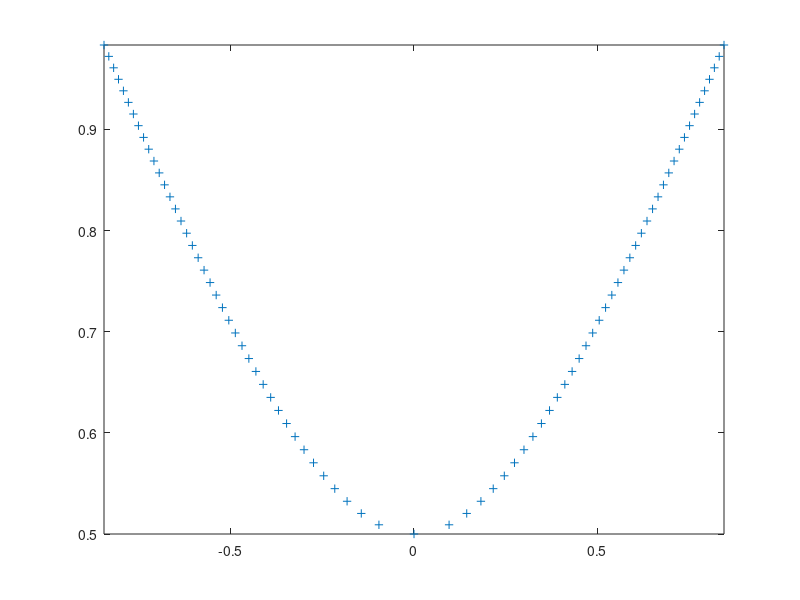

Source code (MATLAB):
clc;
clear all;

%% Input Data.....

rr=1;              % alpha.....
tau=-0.2;           % scaling for continuation.......
scale=1;           % scaling for Ql.........

%% Input data got from first freeing only Pl as free parameter.....

V2=0.5;                % V2........
alpha=6.8661e-04;      % Alpha........
Lambda=-1.0034;        % Lambda 1.....

%% 

hat_Lambda=1;      % Lambda 2.....


Tolee = 1;  
Iterr = 1;
counterr = 0;
while (Tolee > 1e-4)

%% Input Data for the first point on the boundary..........


z1=[alpha;V2;Lambda;hat_Lambda];

%% Power balance........

Pl=0.1;
Ql=(-0.25);

Ldfactor=1;


%% Predictor step taking z1 values ..........

% Argumenting extended Jacobian with an additional row and column for Lambda 2

Ext_JacobP=[V2*cos(alpha) sin(alpha) Pl*Ldfactor 0; V2*sin(alpha)  2*V2-cos(alpha) 0 -Ql; -2*(V2^2)*sin(alpha) (4*V2*cos(alpha))-1 0 0; 0 0 0 1];

right_vector=[0 0 0 1];       % Right hand side

tang_vector=Ext_JacobP/right_vector;        % Tangent Vector........

alpha=alpha+tau*tang_vector(1,1);
V2=V2+tau*tang_vector(2,1);
Lambda=Lambda+tau*tang_vector(3,1);
hat_Lambda=hat_Lambda+tau*tang_vector(4,1);


%zp=[0.0007;0.4875;-1.0034;0.9500];


zxx=[alpha;V2;Lambda;hat_Lambda];


%zp=z1+tau*tang_vector;                      % Predicted step on the boundry ..........


%% Corrector...................

Tole = 1;  
Iter = 1;
counter = 0;
while (Tole > 1e-6)
    
    ff1=((V2*sin(alpha)))+Pl*(1+Ldfactor*Lambda);
    ff2=(((V2^2) -V2*cos(alpha)))- hat_Lambda*Ql*(1);
    ff3=2*V2^2 *cos(alpha) -V2;
    ff4=(zxx-z1)'*tang_vector-tau;

    
    %norm(zxx-z1)^2-0.06;
        
    Ext_Jacob=[V2*cos(alpha) sin(alpha) Pl*Ldfactor 0; V2*sin(alpha)  2*V2-cos(alpha) 0 -Ql; -2*(V2^2)*sin(alpha) (4*V2*cos(alpha))-1 0 0;2*(zxx(1,1)-tang_vector(1,1)) 2*(zxx(2,1)-tang_vector(2,1)) 2*(zxx(3,1)-tang_vector(3,1)) 2*(zxx(4,1)-tang_vector(4,1))];
   
    
    dM=[ff1;ff2;ff3;ff4];
    
    corr=-Ext_Jacob\dM;
    
    
    alpha=alpha+rr*corr(1,1);
    V2=V2+rr*corr(2,1);
    Lambda=Lambda+rr*corr(3,1);
    hat_Lambda=hat_Lambda+rr*corr(4,1);
    
    Iter = Iter + 1;
    Tole=max(abs(dM));  
    counter = counter + 1;
    if counter ==150;
        break;
    end    
end


VV2(Iterr)=V2;

Lambda2(Iterr)=hat_Lambda*Ql;
Lambda1(Iterr)=Pl*(1+Lambda);

Tole_corr(Iterr)=Tole;


Iterr = Iterr + 1;
    Tolee=max(abs(scale));  
    counterr = counterr + 1;
    if counterr ==40;
        break;
    end    
end

LL=[-Lambda1 0 Lambda1];
VV=[VV2 0.5 VV2];

plot(LL,VV,'+')
%plot(Lambda1,VV2,'+')
xlim([-Inf Inf])
ylim([-inf Inf])


